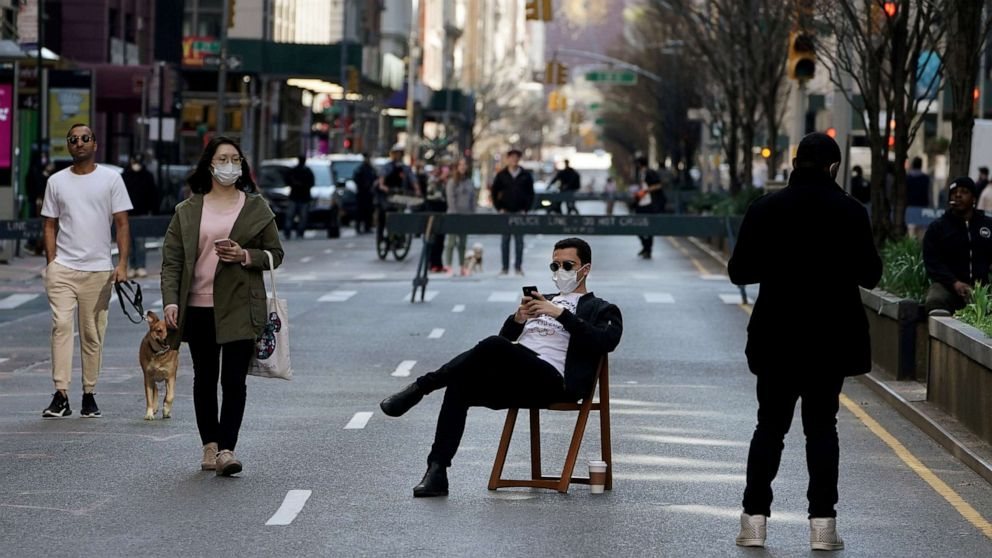
#> input picture backend/processing/InstanceSegmentation/street.jpg, 992 x 558 px, given in place of IvV2y.png, which was not available
$ python text_detection.py
#> lines starting #> are read from the running program, lines starting #| are printed output that depends on the picture
from imutils.object_detection import non_max_suppression
import numpy as np
import argparse
import time
import cv2
from PIL import Image
from pytesseract import pytesseract

image = Image.open("C:\\Users\\Miha\\Desktop\\Licenta\\Flask\\uploads\\IvV2y.png")
#> image is the input picture: PIL image 992x558 RGB; mean R, G, B 88.1, 88.8, 90.4
image = image.resize((400,200))
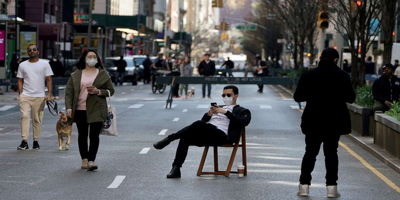
#> image: PIL image 400x200 RGB; mean R, G, B 88.1, 88.9, 90.4
# image.save('sample.png')
path_to_tesseract = r"C:\Program Files\Tesseract-OCR\tesseract.exe"
pytesseract.tesseract_cmd = path_to_tesseract

path_to_tesseract = r"C:\Program Files\Tesseract-OCR\tesseract.exe"
pytesseract.tesseract_cmd = path_to_tesseract

$ run again, on backend/processing/Object_Recognition/Input/tree.jpg
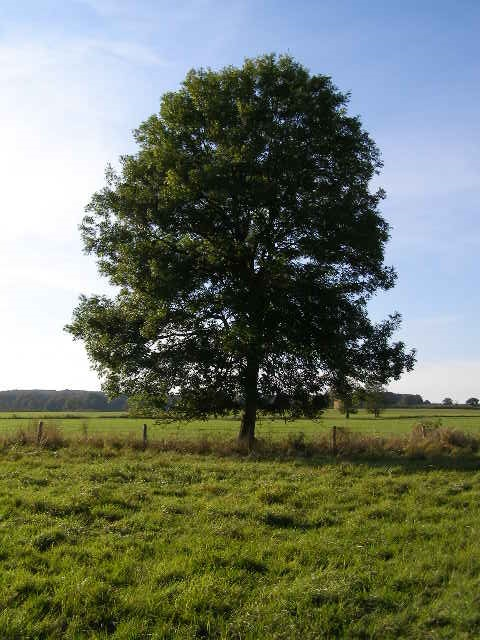
#> input picture backend/processing/Object_Recognition/Input/tree.jpg, 480 x 640 px, given in place of IvV2y.png, which was not available
#> image is the input picture: PIL image 480x640 RGB; mean R, G, B 111.8, 120, 103.9
#> `image = image.resize((400,200))`:
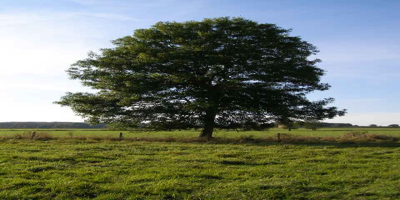
#> image: PIL image 400x200 RGB; mean R, G, B 111.8, 120, 103.9
